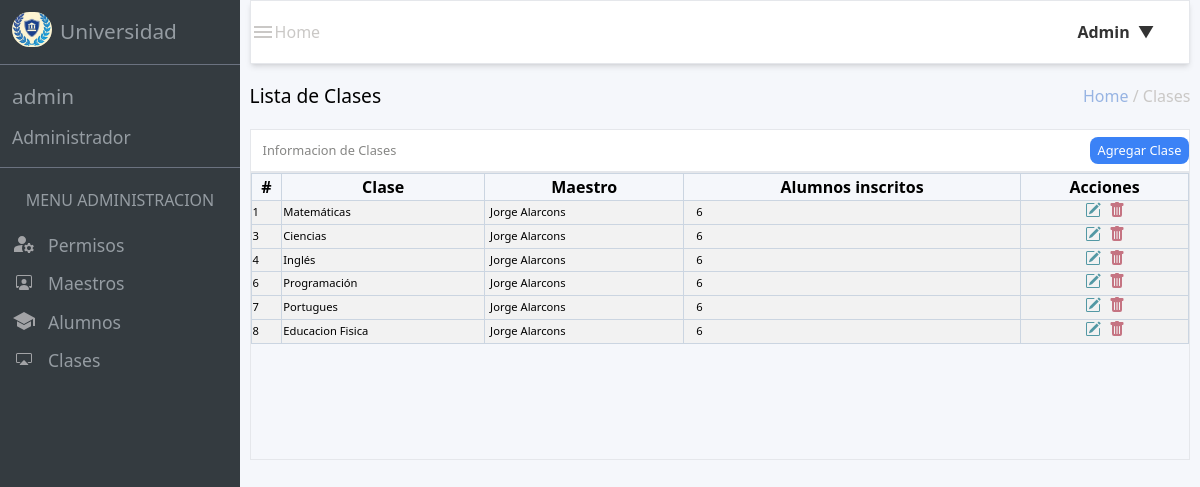
Before: /src/views/admin_views/admin_clases/dash_class_view.php (signed in) with the older database file.
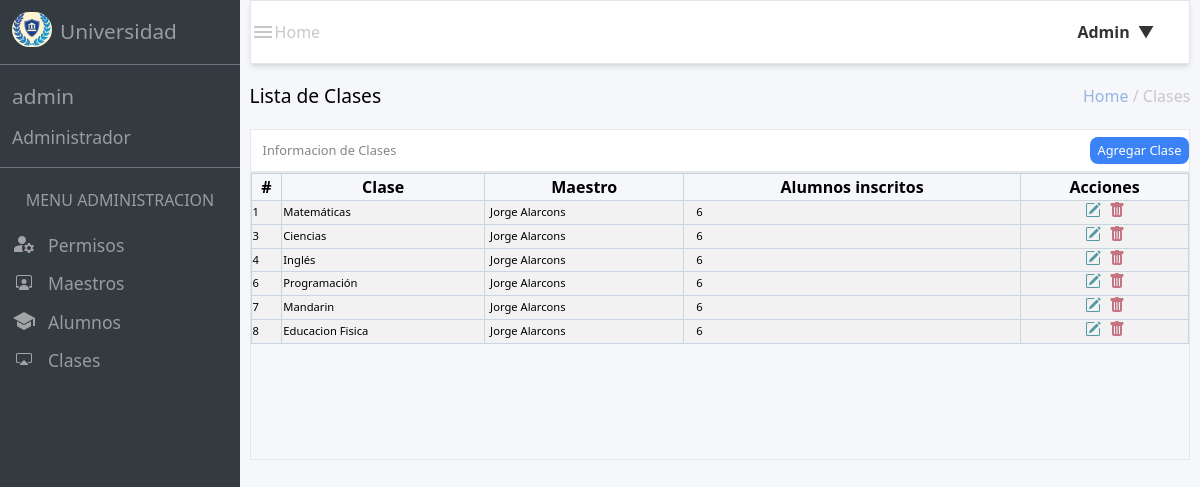
After: the same page with the newer database file.
### tables this page shows
CREATE TABLE `curso` (
  `id_curso` int(11) NOT NULL,
  `name_curso` varchar(200) DEFAULT NULL
);

### src/database/connection.php (called while the page is built, shortened)
<?php
class data
{
    private $pdo;
    public function __construct()
    {
        try {
            $host = $_ENV["DB_HOST"];
            $username = $_ENV["DB_USERNAME"];
            $password = $_ENV["DB_PASSWORD"];
            $port = $_ENV["DB_PORT"];
            $dbname = $_ENV["DB_DATABASE"];
            $attributes=[PDO::ATTR_ERRMODE => PDO::ERRMODE_EXCEPTION];
            $dsn = "mysql:host=$host;port=$port;dbname=$dbname";
            $this->pdo = new PDO($dsn,$username,$password,$attributes);
        } catch (PDOException $e) {
            echo "ERROR: " . $e->getMessage();
        }
    }
    public function connect()
    {
        return $this->pdo;
    }
}
?>

### src/views/admin_views/admin_clases/dash_class_view.php (the view, shortened to what the changed rows need)
<!DOCTYPE html>
<html lang="en">
<head>
    <link href="/dist/output.css" rel="stylesheet">
    <link rel="stylesheet" href="/src/styles/styles_admin/edit_maestro_style.css">
</head>
<body class="h-screen w-screen">
    <main class="h-full w-full flex flex-row">
        <div class="w-[20%] h-[100%] bg-[#343b40] text-[#959ca2] flex-col">
            <header class="flex items-center h-[8%] pl-3">
                <h1 class="pl-2 text-[1.3rem]">Universidad</h1>
            </header>
            <section class="h-[13%] flex flex-col justify-center  border-gray-500 border-t border-b">
                <a href="/src/views/admin_views/dashboard_admin.php"><h1 class="mb-3 text-[1.3rem] pl-3 ">admin</h1></a>
                <h2 class="text-[1.1rem] pl-3">Administrador</h2>
            </section>
            <section class="flex flex-col items-center h-[20$] justify-evenly">
                <h1 class=" my-5">MENU ADMINISTRACION</h1>
            </section>
        </div>
        <section class="w-[80%] h-[100%] bg-[#f5f7fb] flex flex-col items-center">
            <header class="w-[98%] h-[8%] border bg-[#ffffff] flex justify-between items-center text-[#cac8c6] shadow-md">
                 <div class="flex items-center">
                    <h1>Home</h1>
                </div>
            </header>
            <div class="w-[98%] h-[90%]">
                <section class="w-full h-[9%] flex justify-between items-center">
                    <h1 class=" text-[1.2rem]" >Lista de Clases</h1>
                    <h2 class=" text-[#cac8c6]"><span class="text-[#97b4e3]">Home</span> / Clases</h2>
                </section>
                <section class=" h-[40%] w-full">
                    <div class="w-full h-[15%] border bg-[#ffffff] text-[#868684] flex text-[.8rem] justify-between items-center">
                        <h1 class="text-bold pl-3">Informacion de Clases</h1>
                    </div>
                    <div class="border h-full w-full ">
                        <table class="w-full">
                            <thead class="border border-slate-300">
                                    <th>#</th>
                                    <th class="border border-slate-300">Clase</th>
                                    <th class="border border-slate-300">Maestro</th>
                                    <th>Alumnos inscritos</th>
                                    <th class="border border-slate-300">Acciones</th>
                            </thead>
                            <tbody>
                            <?php require_once($_SERVER["DOCUMENT_ROOT"] ."/src/database/connection.php" );
                                $query = "SELECT * FROM curso" ;
                                $conn = new data();
                                $resultado = $conn->connect()->query($query);
                                while ($row = $resultado->fetch(PDO::FETCH_ASSOC)) {
                                ?>
                                <tr class="border border-slate-300 bg-[#f2f2f2] text-[.7rem]">
                                    <td><?= $row["id_curso"] ?></td>
                                    <td class="border border-slate-300"><?=$row["name_curso"]?></td>
                                    <td class="border border-slate-300"><span class="border-none text-[black] px-1 py-1 rounded-lg">Jorge Alarcons</span></td>
                                    <td class="border border-slate-300 pl-2 "><span class="border-none text-[black] px-1 py-1 rounded-lg">6</span></td>
                                    <td class="border border-slate-300">
                                        <div class="w-full flex justify-center gap-2">
                                            <a href="/src/views/admin_views/admin_clases/edit_class.php?id=<?= $row['id_curso'] ?>">
                                                <img src="/src/images/pencil.svg" alt="img"  id="showModalButton">
                                            </a>
                                            <form action="/index.php" method="post">
                                                <button type="submit" value="<?= $row['id_curso']?>" name="deleteC" >
                                                    <img src="/src/images/trash.svg" alt="trash">
                                                </button>
                                            </form>
                                        </div>
                                    </td>
                                </tr>
                                <?php } ?>
                            </tbody>
                        </table>
                    </div>
                </section>
            </div>
        </section>
    </main>
</body>
</html>

Changed rows visible on the page:
changed curso id 7: name_curso "Portugues" → "Mandarin"
